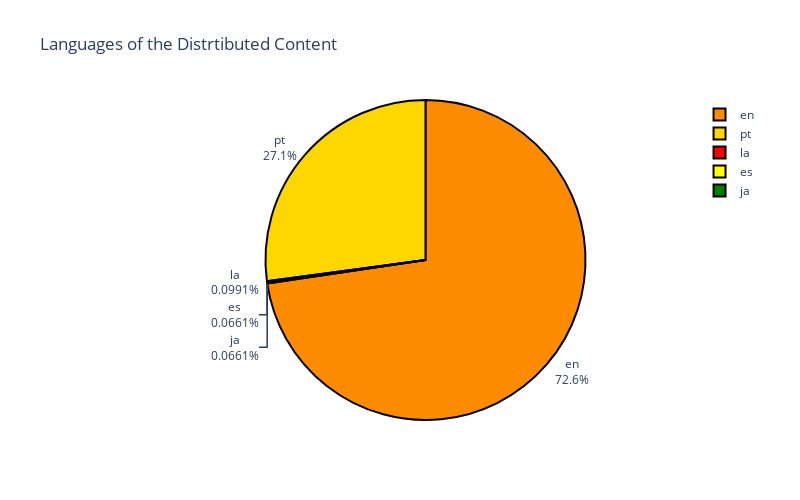

The cell this chart's notebook holds for it:
### Code cell
langPie = go.Figure()
aLabels = articlesDF['lang'].value_counts().index
aValues = articlesDF['lang'].value_counts().values
langPie.add_trace(go.Pie(labels=aLabels, values=aValues))
langPie.update_traces(textposition='outside', textinfo='percent+label',\
                               marker=dict(colors=['darkorange','gold','red','yellow','green'], line=dict(color='#000000', width=2)))
langPie.update_layout(height=500, width=800, title_text="Languages of the Distrtibuted Content")
langPie.show()

### Figure 1 — Plotly figure (JSON) as saved in the notebook; plotly's stock layout.template omitted (floating-point values rounded to 4 significant figures)
{"data": [{"labels": ["en", "pt", "la", "es", "ja"], "marker": {"colors": ["darkorange", "gold", "red", "yellow", "green"], "line": {"color": "#000000", "width": 2}}, "textinfo": "percent+label", "textposition": "outside", "type": "pie", "values": [2199, 821, 3, 2, 2]}], "layout": {"height": 500, "title": {"text": "Languages of the Distrtibuted Content"}, "width": 800}}
